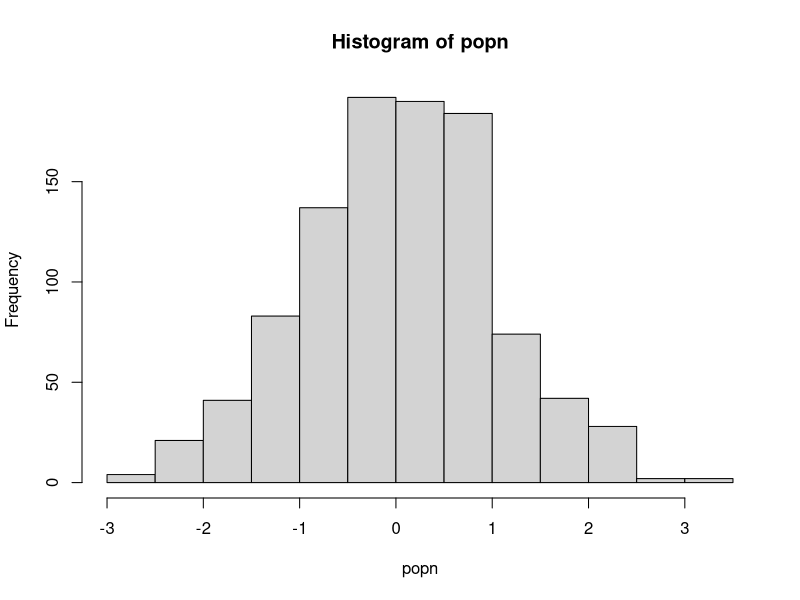

Generate this figure with R:
# Language: R
# Script: sample.R
# Des: illusstrate the use of sample and lapply
# Usage: Rscript sample.R
# Date: Oct, 2021

######### Functions ##########

## A function to take a sample of size n from a population "popn" and return its mean
myexperiment <- function(popn,n){
    pop_sample <- sample(popn, n, replace = FALSE)
    return(mean(pop_sample))
}

## Calculate means using a for loop without preallocation:
loopy_sample1 <- function(popn, n, num){
    result1 <- vector() #Initialize empty vector of size 1 
    for(i in 1:num){
        result1 <- c(result1, myexperiment(popn, n))
    }
    return(result1)
}

## To run "num" iterations of the experiment using a for loop on a vector with preallocation:
loopy_sample2 <- function(popn, n, num){
    result2 <- vector(,num) #Preallocate expected size
    for(i in 1:num){
        result2[i] <- myexperiment(popn, n)
    }
    return(result2)
}

## To run "num" iterations of the experiment using a for loop on a list with preallocation:
loopy_sample3 <- function(popn, n, num){
    result3 <- vector("list", num) #Preallocate expected size
    for(i in 1:num){
        result3[[i]] <- myexperiment(popn, n)
    }
    return(result3)
}



## To run "num" iterations of the experiment using vectorization with lapply:
lapply_sample <- function(popn, n, num){
    result4 <- lapply(1:num, function(i) myexperiment(popn, n))
    return(result4)
}

## To run "num" iterations of the experiment using vectorization with lapply:
sapply_sample <- function(popn, n, num){
    result5 <- sapply(1:num, function(i) myexperiment(popn, n))  #why we need function(i) here
    return(result5)
}

set.seed(12345) # To get the same result every time, let’s set seed
popn <- rnorm(1000) # Generate the population
hist(popn)

n <- 20 # sample size for each experiment
num <- 1000 # Number of times to rerun the experiment

print("The loopy, non-preallocation approach takes:" )
print(system.time(loopy_sample1(popn, n, num)))

print("The loopy, but with preallocation approach takes:" )
print(system.time(loopy_sample2(popn, n, num)))

print("The loopy, non-preallocation approach on a list takes:" )
print(system.time(loopy_sample3(popn, n, num)))

print("The vectorized sapply approach takes:" )
print(system.time(sapply_sample(popn, n, num)))

print("The vectorized lapply approach takes:" )
print(system.time(lapply_sample(popn, n, num)))

#tapply
#data(iris)
#tapply(iris$Hight,iris$species,median)